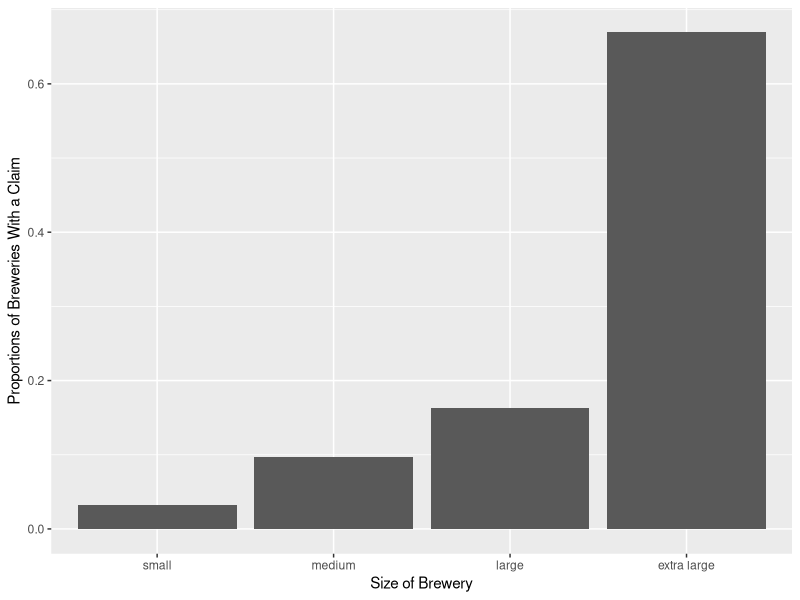
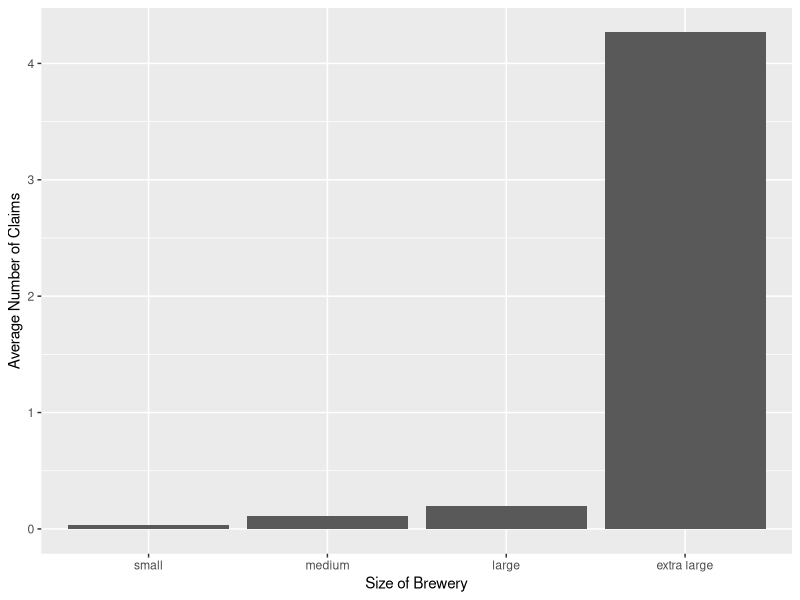
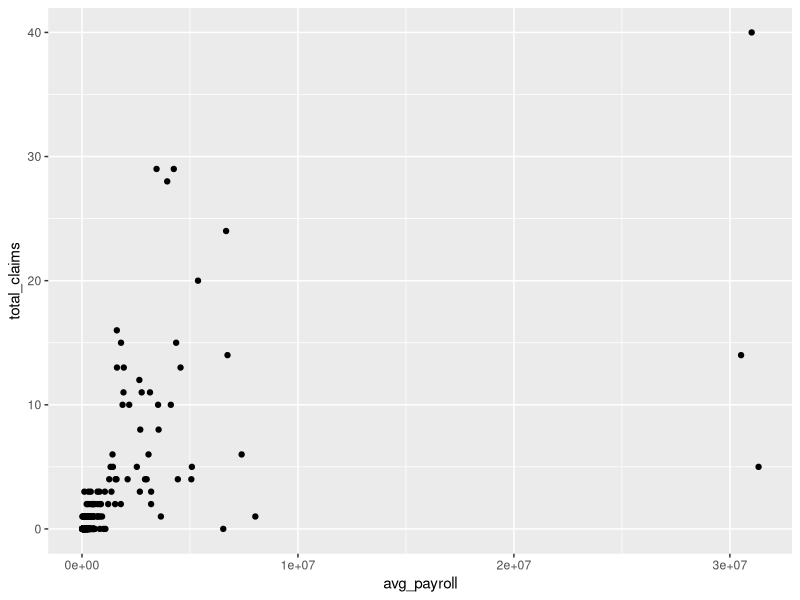

Write R code to recreate these figures, in order.
## ---- chunk 1
# Retain (and do not edit) this code chunk!!!
library(knitr)
knitr::opts_chunk$set(echo = FALSE)
knitr::opts_chunk$set(message = FALSE)
## ---- chunk 2
library(readr)
library(tidyr)
library(dplyr)
library(ggplot2)
library(car)
library(emmeans)
library(knitr)
library(geepack)

## Reading in raw data
wc <- read_csv("../data/craftbeer_wc.csv")


## Cleaning data, wc2 = final cleaned data frame to use for analysis
wc2 <- wc %>% 
  group_by(Policy_Dim_Key, year) %>% 
  summarize(avg_payroll = mean(adj_payroll),
            total_claims = sum(Claim_Count)) %>% 
  mutate(claim_filed = ifelse(total_claims == 0, 0, 1)) %>% 
  ungroup() %>% 
  mutate(Policy_Dim_Key = as.factor(Policy_Dim_Key),
         year = as.factor(year)) %>% 
  rename(brewery = Policy_Dim_Key)
## ---- chunk 3
summary(wc2)
## ---- chunk 4

## Adds a table to present in the report. 
data_table <- wc2 %>% 
  rename(Brewery = brewery,
         Year = year,
         'Average Payroll' = avg_payroll,
         'Total Claims' = total_claims,
         'Claim Filed?' = claim_filed)

kable(sample_n(data_table, 10, replace = TRUE), 
      caption = "Sample of the brewery worker's compensation claim data.",
      align = "ccccc")

## ---- chunk 5

#payroll stats
payroll_stats <- summary(wc2$avg_payroll)
payroll_stats

#size categories based on quartile
size_categories <- wc2 %>% 
  mutate(size = cut(avg_payroll, breaks=c(-Inf, 71370, 143400, 307722, Inf), labels=c("small","medium","large","extra large")))

SumStats <- size_categories %>% 
             group_by(size) %>% 
             summarize(n_breweries = n(),
             prop_claim = sum(claim_filed/n_breweries))
SumStats

SumStats2 <- size_categories %>% 
             group_by(size) %>% 
             summarize(n_breweries = n(),
             avg_claims = mean(total_claims))

ggplot() +
  geom_col(data = SumStats, aes(size, y = prop_claim)) +
  labs(x = "Size of Brewery", y = "Proportions of Breweries With a Claim")
 
ggplot() +
  geom_col(data = SumStats2, aes(size, y = avg_claims)) +
  labs(x = "Size of Brewery", y = "Average Number of Claims")

ggplot() +
  geom_point(data = wc2, aes(x = avg_payroll, y = total_claims))

SumStats3 <- wc2 %>% 
            group_by(year) %>%
            summarise(n = n(),
            Prop_Claim = sum(claim_filed)/n)

SumStats4 <- wc2 %>% 
            group_by(year) %>%
            summarise(n = n(),
            avg_claims = mean(total_claims))

## ---- chunk 6
# Binary Response with Repeated Measures
Model1 <- geeglm(claim_filed ~ avg_payroll, id = brewery,
                         family = binomial(link = "logit"), 
                         corstr = "exchangeable", data = wc2)
## ---- chunk 7
# Count Response with Repeated Measures
Model2 <- geeglm(total_claims ~ avg_payroll, id = brewery,
                         family = poisson(link = "log"), 
                         corstr = "exchangeable", data = wc2)
## ---- chunk 8
# Summary Table of Model1
summary(Model1) %>% 
  coefficients()

## ---- chunk 9
# Model1 Odds Ratio
format(exp(35265 * 3.21e-06), digits = 16)

## ---- chunk 10
# Summary Table Model2
summary(Model2) %>% 
  coefficients()
## ---- chunk 11
# Model2 Odds Ratio
format(exp(35265* 1.240874e-07), digits = 6)
## ---- chunk 12

# References 
citation("geepack")
